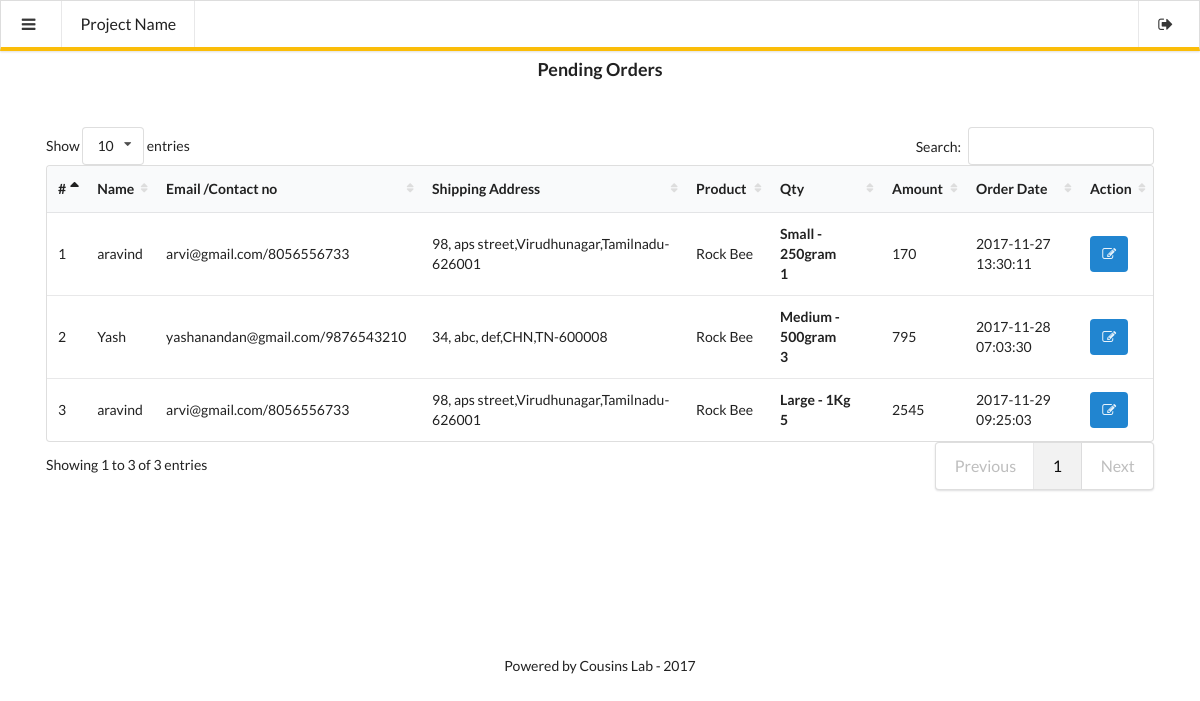
The page /admin/pendingorders.php (signed in) on the database its author committed.
### tables this page shows
CREATE TABLE IF NOT EXISTS `orders` (
  `id` int(11) NOT NULL AUTO_INCREMENT,
  `userId` int(11) NOT NULL,
  `productId` varchar(255) NOT NULL,
  `size` varchar(50) NOT NULL,
  `quantity` int(11) NOT NULL,
  `orderDate` timestamp NOT NULL DEFAULT CURRENT_TIMESTAMP,
  `paymentMethod` varchar(50) DEFAULT NULL,
  `orderStatus` varchar(55) DEFAULT NULL,
  PRIMARY KEY (`id`)
);

CREATE TABLE IF NOT EXISTS `users` (
  `id` int(11) NOT NULL AUTO_INCREMENT,
  `name` varchar(255) NOT NULL,
  `email` varchar(255) NOT NULL,
  `contactno` bigint(11) NOT NULL,
  `password` varchar(255) NOT NULL,
  `shippingAddress` longtext NOT NULL,
  `shippingState` varchar(255) NOT NULL,
  `shippingCity` varchar(255) NOT NULL,
  `shippingPincode` int(11) NOT NULL,
  `regDate` timestamp NOT NULL DEFAULT CURRENT_TIMESTAMP,
  `updationDate` datetime NOT NULL DEFAULT CURRENT_TIMESTAMP,
  PRIMARY KEY (`id`)
);

CREATE TABLE IF NOT EXISTS `products` (
  `id` int(11) NOT NULL AUTO_INCREMENT,
  `subCategory` int(11) NOT NULL,
  `productName` varchar(255) NOT NULL,
  `productCompany` varchar(255) NOT NULL,
  `productPrice` int(11) NOT NULL,
  `productPriceBeforeDiscount` int(11) NOT NULL,
  `productDescription` longtext NOT NULL,
  `productImage` varchar(255) NOT NULL,
  `shippingCharge` int(11) NOT NULL,
  `productAvailability` int(11) NOT NULL DEFAULT '1',
  `postingDate` timestamp NOT NULL DEFAULT CURRENT_TIMESTAMP,
  `updationDate` varchar(255) NOT NULL,
  PRIMARY KEY (`id`)
);

### admin/pendingorders.php (the view, shortened to what this page needs)
<?php
include('../includes/config.php');
?>
<!DOCTYPE html>
<html lang="en">
<head>
	<link rel="stylesheet" href="../assets/semantic-ui/dist/semantic.css">
	<link rel="stylesheet" href="../assets/css/main.css">
	<link rel="stylesheet" type="text/css" href="../assets/css/owl.carousel.css">
	<link rel="stylesheet" type="text/css" href="../assets/datatables/media/css/dataTables.semanticui.css">
</head>
<body>
	<?php include('includes/menu-bar.php');?>
	<div class="pusher">
		<div class="ui stackable page grid">
			<div class="row" align="center">
				<div class="column">
					<label class="ui header">Pending Orders</label>
				</div>
			</div>
			<div class="row section">
				<div class="column">
					<table class="ui table">
						<thead>
							<tr>
								<th>#</th>
								<th> Name</th>
								<th width="50">Email /Contact no</th>
								<th>Shipping Address</th>
								<th>Product </th>
								<th>Qty </th>
								<th>Amount </th>
								<th>Order Date</th>
								<th>Action</th>
							</tr>
						</thead>
						<tbody>
							<?php
								$status='delivered';
								$sql="SELECT users.name as username,users.email as useremail,users.contactno as usercontact,users.shippingAddress as shippingaddress,users.shippingCity as shippingcity,users.shippingState as shippingstate,users.shippingPincode as shippingpincode,products.productName as productname,products.shippingCharge as shippingcharge,orders.quantity as quantity,orders.size as size,orders.orderDate as orderdate,products.productPrice as productprice,orders.id as id  from orders join users on  orders.userId=users.id join products on products.id=orders.productId where orders.	orderStatus!='$status' or orders.orderStatus is null";
								$query = mysqli_query($connection,$sql);
								$cnt=1;
								while($row=mysqli_fetch_array($query)){
							?>
							<tr>
								<td><?php echo htmlentities($cnt);?></td>
								<td><?php echo htmlentities($row['username']);?></td>
								<td><?php echo htmlentities($row['useremail']);?>/<?php echo htmlentities($row['usercontact']);?></td>
								<td><?php echo htmlentities($row['shippingaddress'].",".$row['shippingcity'].",".$row['shippingstate']."-".$row['shippingpincode']);?></td>
								<td><?php echo htmlentities($row['productname']);?></td>
								<td>
									<?php
										$size=$row['size'];
										$qty=$row['quantity'];
										$cur_price = $row['productprice'];
										$shipping= $row['shippingcharge']; ?>
										<b>
										<label name="size">
											<?php if($size=="small"){
												$cur_price=$cur_price/4;
												echo "Small - 250gram";
											}elseif ($size=="medium") {
												$cur_price=$cur_price/2;
												echo "Medium - 500gram";
											}else{
												$cur_price=$cur_price;
												echo "Large - 1Kg";
											}
											?>
										</label><br>
										<label name="quantity"><?php echo $qty; ?></label>
										</b>
								</td>
								<td><?php echo htmlentities(($qty*$cur_price)+$shipping);?></td>
								<td><?php echo htmlentities($row['orderdate']);?></td>
								<td>
									<a class="ui primary icon button" href="updateorder.php?oid=<?php echo htmlentities($row['id']);?>">
										<i class="icon edit"></i>
									</a>
								</td>
							</tr>
							<?php $cnt=$cnt+1; } ?>
						</tbody>
					</table>
				</div>
			</div>
			<div class="row footer" align="center" style="padding: 10% !important;">
				<div class="column">
					Powered by Cousins Lab - 2017
				</div>
			</div>
		</div>
	</div>
</body>
</html>

### assets/css/main.css (style rules this page uses)
.ui.grid { padding: 0px !important; }
.ui.grid > .row { padding: 0px !important; }
.ui.grid > .row > .column { padding: 0px; }
.pusher { padding-top: 6% !important; }
.row.section { margin: 5% !important; }

### assets/datatables/media/css/dataTables.semanticui.css (style rules this page uses)
table.dataTable.table { margin: 0; }
table.dataTable.table thead th, table.dataTable.table thead td { position: relative; }
table.dataTable.table thead th.sorting, table.dataTable.table thead th.sorting_asc, table.dataTable.table thead th.sorting_desc, table.dataTable.table thead td.sorting, table.dataTable.table thead td.sorting_asc, table.dataTable.table thead td.sorting_desc { padding-right: 20px; }
table.dataTable.table thead th.sorting:after, table.dataTable.table thead th.sorting_asc:after, table.dataTable.table thead th.sorting_desc:after, table.dataTable.table thead td.sorting:after, table.dataTable.table thead td.sorting_asc:after, table.dataTable.table thead td.sorting_desc:after { position: absolute; top: 12px; right: 8px; display: block; font-family: Icons; }
table.dataTable.table thead th.sorting:after, table.dataTable.table thead td.sorting:after { content: "\f0dc"; color: #ddd; font-size: 0.8em; }
table.dataTable.table thead th.sorting_asc:after, table.dataTable.table thead td.sorting_asc:after { content: "\f0de"; }
table.dataTable.table td, table.dataTable.table th { -webkit-box-sizing: content-box; box-sizing: content-box; }

### rows shown on the page
orders: userId.name "aravind", userId.email "arvi@gmail.com", userId.contactno "8056556733", userId.shippingPincode "98, aps street,Virudhunagar,Tamilnadu-626001", productId.productName "Rock Bee", size "Small - 250gram", quantity "1", ($qty*$cur_price)+$shipping "170", orderDate "2017-11-27 13:30:11"
orders: userId.name "Yash", userId.email "yashanandan@gmail.com", userId.contactno "9876543210", userId.shippingPincode "34, abc, def,CHN,TN-600008", productId.productName "Rock Bee", size "Medium - 500gram", quantity "3", ($qty*$cur_price)+$shipping "795", orderDate "2017-11-28 07:03:30"
orders: userId.name "aravind", userId.email "arvi@gmail.com", userId.contactno "8056556733", userId.shippingPincode "98, aps street,Virudhunagar,Tamilnadu-626001", productId.productName "Rock Bee", size "Large - 1Kg", quantity "5", ($qty*$cur_price)+$shipping "2545", orderDate "2017-11-29 09:25:03"
